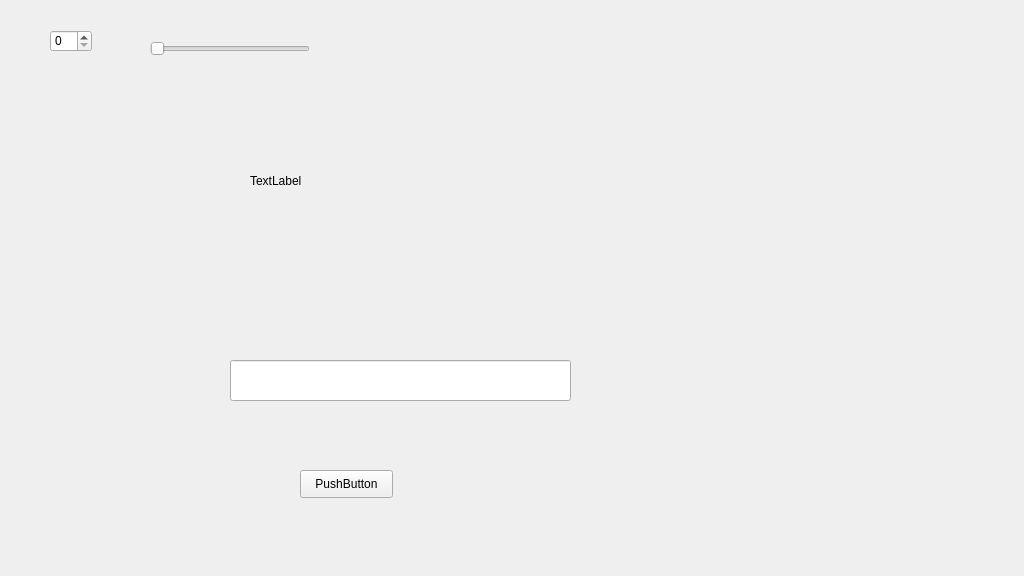
<?xml version="1.0" encoding="UTF-8"?>
<ui version="4.0">
 <class>Widget</class>
 <widget class="QWidget" name="Widget">
  <property name="geometry">
   <rect>
    <x>0</x>
    <y>0</y>
    <width>1024</width>
    <height>576</height>
   </rect>
  </property>
  <property name="windowTitle">
   <string>Widget</string>
  </property>
  <widget class="QLineEdit" name="lineEdit">
   <property name="geometry">
    <rect>
     <x>230</x>
     <y>360</y>
     <width>341</width>
     <height>41</height>
    </rect>
   </property>
  </widget>
  <widget class="QPushButton" name="pushButton">
   <property name="geometry">
    <rect>
     <x>300</x>
     <y>470</y>
     <width>93</width>
     <height>28</height>
    </rect>
   </property>
   <property name="text">
    <string>PushButton</string>
   </property>
  </widget>
  <widget class="QLabel" name="label">
   <property name="geometry">
    <rect>
     <x>250</x>
     <y>60</y>
     <width>291</width>
     <height>241</height>
    </rect>
   </property>
   <property name="text">
    <string>TextLabel</string>
   </property>
  </widget>
  <widget class="QSpinBox" name="spinBox">
   <property name="geometry">
    <rect>
     <x>50</x>
     <y>30</y>
     <width>42</width>
     <height>22</height>
    </rect>
   </property>
  </widget>
  <widget class="QSlider" name="horizontalSlider">
   <property name="geometry">
    <rect>
     <x>150</x>
     <y>40</y>
     <width>160</width>
     <height>18</height>
    </rect>
   </property>
   <property name="orientation">
    <enum>Qt::Horizontal</enum>
   </property>
  </widget>
 </widget>
 <resources/>
 <connections/>
</ui>
